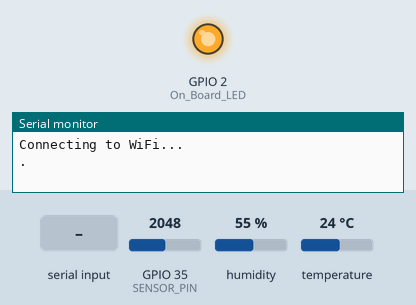
Simulated run of this sketch. Board: ESP32. On the bench: output pins drawn as LEDs (lit = HIGH), the last lines printed to the serial monitor. The test bench sets the inputs (shaded band); at power-on: GPIO 35 (SENSOR_PIN) = 2048, humidity 55 %, temperature 24 °C. WiFi joins after 1.5 s; servers stay silent unless stated; uploads are accepted with an empty reply; pins used as bus, display or sensor lines are not drawn.

Above: at 0.1 s.
At 2.7 s:
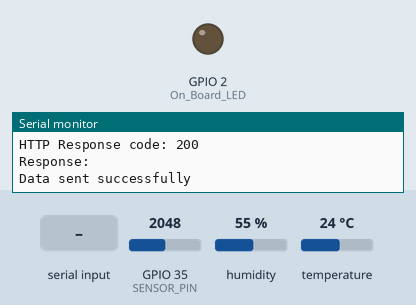
2.8 s: "1" received over the second serial link
Timing chart, 0 to 5.8 s (numbered marks = the images above; inputs shaded):
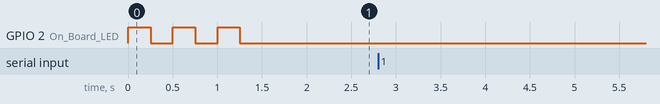

The sketch:

final.ino
```cpp
#if defined(ESP32)
  #include <WiFi.h>
#elif defined(ESP8266)
  #include <ESP8266WiFi.h>
#endif
#include <HTTPClient.h>
#include <SoftwareSerial.h>
#include <Wire.h>
#include <DHT.h>

// WiFi credentials
#define WIFI_SSID "Wilsonwils❤️"
#define WIFI_PASSWORD "Xzibit5+"

// Ngrok server URL
#define NGROK_URL "https://0d6b-154-161-5-86.ngrok-free.app/api/vehicle/update"

// Sensor pins
#define On_Board_LED 2
#define SENSOR_PIN 35
#define DHT_PIN 1

// DHT sensor type
#define DHT_TYPE DHT11

// RS485 control pins
#define RE 15
#define DE 5

// Modbus commands for NPK sensors
const byte nitro[] = {0x01,0x03, 0x00, 0x1e, 0x00, 0x01, 0xe4, 0x0c};
const byte phos[] = {0x01,0x03, 0x00, 0x1f, 0x00, 0x01, 0xb5, 0xcc};
const byte pota[] = {0x01,0x03, 0x00, 0x20, 0x00, 0x01, 0x85, 0xc0};

byte values[11];
SoftwareSerial mod(2,3);
DHT dht(DHT_PIN, DHT_TYPE);

// Timing variables
unsigned long sendDataPrevMillis = 0;
const long sendDataIntervalMillis = 10000; // 10 seconds

void setup() {
  Serial.begin(115200);
  mod.begin(9600);

  pinMode(RE, OUTPUT);
  pinMode(DE, OUTPUT);
  pinMode(On_Board_LED, OUTPUT);
  pinMode(SENSOR_PIN, INPUT);

  dht.begin();

  // Connecting to WiFi
  WiFi.mode(WIFI_STA);
  WiFi.begin(WIFI_SSID, WIFI_PASSWORD);
  Serial.println("Connecting to WiFi...");

  unsigned long startAttemptTime = millis();
  while (WiFi.status() != WL_CONNECTED && millis() - startAttemptTime < 10000) {
    Serial.print(".");
    digitalWrite(On_Board_LED, HIGH);
    delay(250);
    digitalWrite(On_Board_LED, LOW);
    delay(250);
  }

  if (WiFi.status() != WL_CONNECTED) {
    Serial.println("\nFailed to connect to WiFi. Restarting...");
    ESP.restart();
  }

  digitalWrite(On_Board_LED, LOW);
  Serial.println("\nSuccessfully connected to WiFi");
}

void loop() {
  if (WiFi.status() == WL_CONNECTED && (millis() - sendDataPrevMillis > sendDataIntervalMillis || sendDataPrevMillis == 0)) {
    sendDataPrevMillis = millis();

    // Read NPK values
    byte nitrogenValue = nitrogen();
    byte phosphorousValue = phosphorous();
    byte potassiumValue = potassium();

    // Read soil moisture
    int soilMoisture = analogRead(SENSOR_PIN);

    // Read temperature and humidity
    float temperature = dht.readTemperature();
    float humidity = dht.readHumidity();

    // Determine soil status
    String soilStatus;
    if (soilMoisture > 3600) {
      soilStatus = "No moisture, Soil is dry";
    } else if (soilMoisture >= 2400 && soilMoisture <= 3600) {
      soilStatus = "There is some moisture, Soil is medium";
    } else {
      soilStatus = "Soil is wet";
    }

    // Prepare JSON payload
    String payload = "{\"nitrogen\": " + String(nitrogenValue) +
                     ", \"phosphorous\": " + String(phosphorousValue) +
                     ", \"potassium\": " + String(potassiumValue) +
                     ", \"soil_moisture\": " + String(soilMoisture) +
                     ", \"temperature\": " + String(temperature) +
                     ", \"humidity\": " + String(humidity) +
                     ", \"soil_status\": \"" + soilStatus + "\"}";

    // Send data to Ngrok server
    if (sendDataToNgrok(payload)) {
      Serial.println("Data sent successfully");
    } else {
      Serial.println("Failed to send data");
    }
  }
  delay(100);
}

byte nitrogen() {
  digitalWrite(DE, HIGH);
  digitalWrite(RE, HIGH);
  delay(10);
  if (mod.write(nitro, sizeof(nitro)) == 8) {
    digitalWrite(DE, LOW);
    digitalWrite(RE, LOW);
    for (byte i = 0; i < 7; i++) {
      values[i] = mod.read();
      Serial.print(values[i], HEX);
    }
    Serial.println();
  }
  return values[4];
}

byte phosphorous() {
  digitalWrite(DE, HIGH);
  digitalWrite(RE, HIGH);
  delay(10);
  if (mod.write(phos, sizeof(phos)) == 8) {
    digitalWrite(DE, LOW);
    digitalWrite(RE, LOW);
    for (byte i = 0; i < 7; i++) {
      values[i] = mod.read();
      Serial.print(values[i], HEX);
    }
    Serial.println();
  }
  return values[4];
}

byte potassium() {
  digitalWrite(DE, HIGH);
  digitalWrite(RE, HIGH);
  delay(10);
  if (mod.write(pota, sizeof(pota)) == 8) {
    digitalWrite(DE, LOW);
    digitalWrite(RE, LOW);
    for (byte i = 0; i < 7; i++) {
      values[i] = mod.read();
      Serial.print(values[i], HEX);
    }
    Serial.println();
  }
  return values[4];
}

bool sendDataToNgrok(String payload) {
  HTTPClient http;
  http.begin(NGROK_URL);
  http.addHeader("Content-Type", "application/json");

  int httpResponseCode = http.POST(payload);
  if (httpResponseCode > 0) {
    String response = http.getString();
    Serial.println("HTTP Response code: " + String(httpResponseCode));
    Serial.println("Response: " + response);
    http.end();
    return true;
  } else {
    Serial.println("Error on sending POST: " + String(httpResponseCode));
    http.end();
    return false;
  }
}
```
